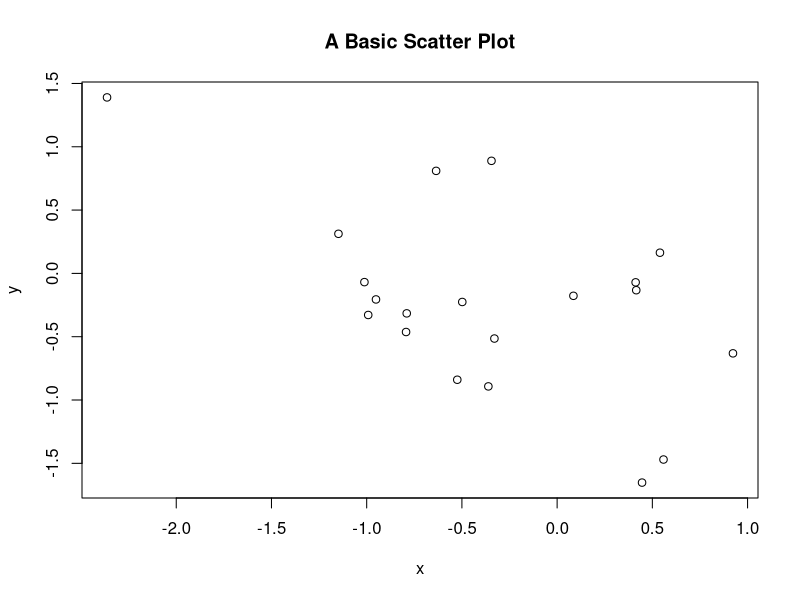

R code for this plot:
## ---- chunk 1
knitr::opts_chunk$set(echo = TRUE)
## ---- chunk 2
x <- 10
x=10 #also works
## ---- chunk 3
rm(x)
## ---- chunk 4
mean
avg <- function(a){sum(a)/length(a)}
avg
## ---- chunk 5
help(mean)
?mean
## ---- chunk 6
library(MASS)
## ---- chunk 7
5+5
5*5
5^5
5 %% 5
## ---- chunk 8
x <- rnorm(20)
y <- rnorm(20)
## ---- chunk 9
plot(x,y,main="A Basic Scatter Plot")
## ---- chunk 10
x <- c(1,2,3,4,5,6)
## ---- chunk 11
x2 <- 1:6
## ---- chunk 12
x <- x + 10
sum(x)
sqrt(x) #vectorization
## ---- chunk 13
#not vectorization
sqroot<-NULL
for (i in 1:length(x))
  sqroot<-c(sqroot,sqrt(x[i]))
sqroot
## ---- chunk 14
1>0

a <- c(5 == 5, 4 < 3)
a

a * 1 #arithmetic with logical vector
## ---- chunk 15
letters #pre-defined in R
LETTERS #pre-defined in R

b <- c("happy people", "singing","and dancing")
b

c <- c("red", "white", "blue")
c
## ---- chunk 16
0/0
d <- c(1,2,3,NA)
d

d+2
## ---- chunk 17
seq(from=1,to=10,by=1)
1:10

rep(1,10)

paste("Student", 1:5, "Names")
## ---- chunk 18
x <- c(1,3,5,7,9,10)
x[5]
x[1:5]
x[x>3]
x[-3]
letters[letters>"b"]
